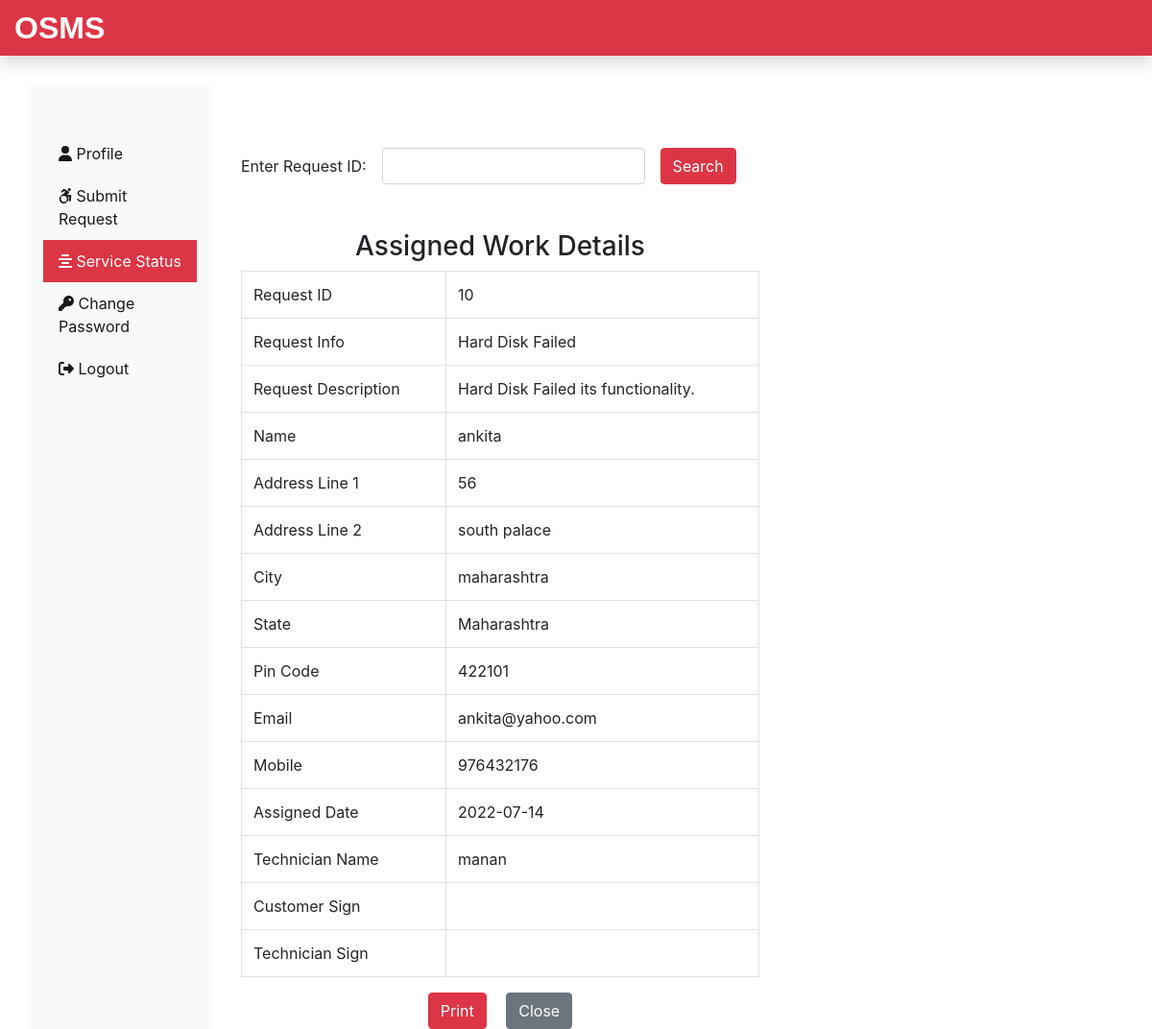
The page /Requester/CheckStatus.php?checkid=10 (signed in) on the database its author committed.
### tables this page shows
CREATE TABLE `assignwork_tb` (
  `rno` int(11) NOT NULL,
  `request_id` int(11) NOT NULL,
  `request_info` text NOT NULL,
  `request_desc` text NOT NULL,
  `requester_name` varchar(60) NOT NULL,
  `requester_add1` text NOT NULL,
  `requester_add2` text NOT NULL,
  `requester_city` varchar(60) NOT NULL,
  `requester_state` varchar(60) NOT NULL,
  `requester_zip` int(11) NOT NULL,
  `requester_email` varchar(60) NOT NULL,
  `requester_mobile` bigint(20) NOT NULL,
  `assign_tech` varchar(60) NOT NULL,
  `assign_date` date NOT NULL
);

### requester/CheckStatus.php (the view, shortened to what this page needs)
<?php
include('includes/header.php');
include('../dbConnection.php');
?>
<div class="col-sm-6 mt-5  mx-3">
  <form action="" class="mt-3 form-inline d-print-none">
    <div class="form-group mr-3">
      <label for="checkid">Enter Request ID: </label>
      <input type="text" class="form-control ml-3" id="checkid" name="checkid" onkeypress="isInputNumber(event)">
    </div>
    <button type="submit" class="btn btn-danger">Search</button>
  </form>
  <?php
  if(isset($_REQUEST['checkid'])){
    $sql = "SELECT * FROM assignwork_tb WHERE request_id = {$_REQUEST['checkid']}";
    $result = $conn->query($sql);
    $row = $result->fetch_assoc();
    if(($row['request_id']) == $_REQUEST['checkid']){ ?>
  <h3 class="text-center mt-5">Assigned Work Details</h3>
  <table class="table table-bordered">
    <tbody>
      <tr>
        <td>Request ID</td>
        <td>
          <?php if(isset($row['request_id'])) {echo $row['request_id']; } ?>
        </td>
      </tr>
      <tr>
        <td>Request Info</td>
        <td>
          <?php if(isset($row['request_info'])) {echo $row['request_info']; } ?>
        </td>
      </tr>
      <tr>
        <td>Request Description</td>
        <td>
          <?php if(isset($row['request_desc'])) {echo $row['request_desc']; } ?>
        </td>
      </tr>
      <tr>
        <td>Name</td>
        <td>
          <?php if(isset($row['requester_name'])) {echo $row['requester_name']; } ?>
        </td>
      </tr>
      <tr>
        <td>Address Line 1</td>
        <td>
          <?php if(isset($row['requester_add1'])) {echo $row['requester_add1']; } ?>
        </td>
      </tr>
      <tr>
        <td>Address Line 2</td>
        <td>
          <?php if(isset($row['requester_add2'])) {echo $row['requester_add2']; } ?>
        </td>
      </tr>
      <tr>
        <td>City</td>
        <td>
          <?php if(isset($row['requester_city'])) {echo $row['requester_city']; } ?>
        </td>
      </tr>
      <tr>
        <td>State</td>
        <td>
          <?php if(isset($row['requester_state'])) {echo $row['requester_state']; } ?>
        </td>
      </tr>
      <tr>
        <td>Pin Code</td>
        <td>
          <?php if(isset($row['requester_zip'])) {echo $row['requester_zip']; } ?>
        </td>
      </tr>
      <tr>
        <td>Email</td>
        <td>
          <?php if(isset($row['requester_email'])) {echo $row['requester_email']; } ?>
        </td>
      </tr>
      <tr>
        <td>Mobile</td>
        <td>
          <?php if(isset($row['requester_mobile'])) {echo $row['requester_mobile']; } ?>
        </td>
      </tr>
      <tr>
        <td>Assigned Date</td>
        <td>
          <?php if(isset($row['assign_date'])) {echo $row['assign_date']; } ?>
        </td>
      </tr>
      <tr>
        <td>Technician Name</td>
        <td>
        <?php if(isset($row['assign_tech'])) {echo $row['assign_tech']; } ?>
        </td>
      </tr>
      <tr>
        <td>Customer Sign</td>
        <td></td>
      </tr>
      <tr>
        <td>Technician Sign</td>
        <td></td>
      </tr>
    </tbody>
  </table>
  <div class="text-center">
    <form class="d-print-none d-inline mr-3"><input class="btn btn-danger" type="submit" value="Print" onClick="window.print()"></form>
    <form class="d-print-none d-inline" action="CheckStatus.php"><input class="btn btn-secondary" type="submit" value="Close"></form>
  </div>
  <?php } else {
      echo '<div class="alert alert-warning mt-4" role="alert">
      Your Request is Still Pending </div>';
    }
  }
 ?>
</div>
<?php
include('includes/footer.php');
?>

### rows shown on the page
assignwork_tb: request "10", request_info "Hard Disk Failed", request_desc "Hard Disk Failed its functionality.", requester_name "ankita", requester_add1 "56", requester_add2 "south palace", requester_city "maharashtra", requester_state "Maharashtra", requester_zip "422101", requester_email "ankita@yahoo.com", requester_mobile "976432176", assign_date "2022-07-14", assign_tech "manan"
